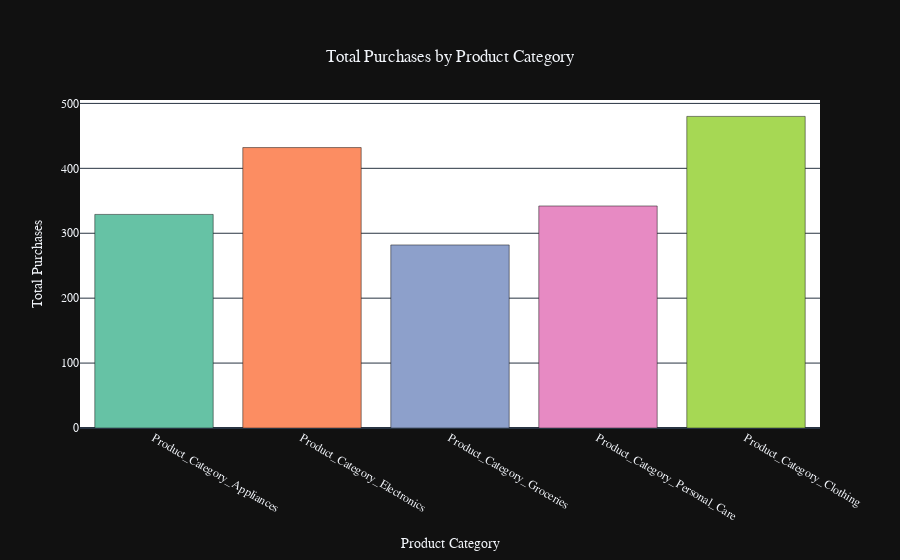

This figure's notebook cell:
### Code cell
# Step 1: Load your dataset (ensure the correct path to the CSV)
graph = pd.read_csv("Dataset.csv", encoding="ISO-8859-1")

# Step 2: Select the relevant product category columns
product_columns = [
    'Product_Category_Appliances',
    'Product_Category_Electronics',
    'Product_Category_Groceries',
    'Product_Category_Personal_Care',
    'Product_Category_Clothing'
]

# Step 3: Convert 'YES' to 1 and 'NO' to 0 for the product categories (if needed)
graph[product_columns] = graph[product_columns].replace({'YES': 1, 'NO': 0})

# Step 4: Sum the values for each product category
category_totals = graph[product_columns].sum()

# Step 5: Create a bar chart using Plotly
fig = px.bar(
    x=category_totals.index, 
    y=category_totals.values,
    labels={'x': 'Product Category', 'y': 'Total Purchases'},
    title="Total Purchases by Product Category",
    color=category_totals.index,
    color_discrete_sequence=px.colors.qualitative.Set2
)

# Step 6: Customize the aesthetics
fig.update_layout(
    title={'x': 0.5, 'xanchor': 'center', 'yanchor': 'top'},
    plot_bgcolor='white',
    showlegend=False,
    template='plotly_dark',
    xaxis_title="Product Category",
    yaxis_title="Total Purchases",
    font=dict(family="Arial, sans-serif", size=12)
)

# Step 7: Display the graph
fig.show()

### Figure 1 — Plotly figure (JSON) as saved in the notebook; plotly's stock layout.template omitted (floating-point values rounded to 4 significant figures)
{"data": [{"alignmentgroup": "True", "hovertemplate": "color=Product_Category_Appliances<br>Product Category=%{x}<br>Total Purchases=%{y}<extra></extra>", "legendgroup": "Product_Category_Appliances", "marker": {"color": "rgb(102,194,165)", "pattern": {"shape": ""}}, "name": "Product_Category_Appliances", "offsetgroup": "Product_Category_Appliances", "orientation": "v", "showlegend": true, "textposition": "auto", "type": "bar", "x": ["Product_Category_Appliances"], "xaxis": "x", "y": [329], "yaxis": "y"}, {"alignmentgroup": "True", "hovertemplate": "color=Product_Category_Electronics<br>Product Category=%{x}<br>Total Purchases=%{y}<extra></extra>", "legendgroup": "Product_Category_Electronics", "marker": {"color": "rgb(252,141,98)", "pattern": {"shape": ""}}, "name": "Product_Category_Electronics", "offsetgroup": "Product_Category_Electronics", "orientation": "v", "showlegend": true, "textposition": "auto", "type": "bar", "x": ["Product_Category_Electronics"], "xaxis": "x", "y": [432], "yaxis": "y"}, {"alignmentgroup": "True", "hovertemplate": "color=Product_Category_Groceries<br>Product Category=%{x}<br>Total Purchases=%{y}<extra></extra>", "legendgroup": "Product_Category_Groceries", "marker": {"color": "rgb(141,160,203)", "pattern": {"shape": ""}}, "name": "Product_Category_Groceries", "offsetgroup": "Product_Category_Groceries", "orientation": "v", "showlegend": true, "textposition": "auto", "type": "bar", "x": ["Product_Category_Groceries"], "xaxis": "x", "y": [282], "yaxis": "y"}, {"alignmentgroup": "True", "hovertemplate": "color=Product_Category_Personal_Care<br>Product Category=%{x}<br>Total Purchases=%{y}<extra></extra>", "legendgroup": "Product_Category_Personal_Care", "marker": {"color": "rgb(231,138,195)", "pattern": {"shape": ""}}, "name": "Product_Category_Personal_Care", "offsetgroup": "Product_Category_Personal_Care", "orientation": "v", "showlegend": true, "textposition": "auto", "type": "bar", "x": ["Product_Category_Personal_Care"], "xaxis": "x", "y": [342], "yaxis": "y"}, {"alignmentgroup": "True", "hovertemplate": "color=Product_Category_Clothing<br>Product Category=%{x}<br>Total Purchases=%{y}<extra></extra>", "legendgroup": "Product_Category_Clothing", "marker": {"color": "rgb(166,216,84)", "pattern": {"shape": ""}}, "name": "Product_Category_Clothing", "offsetgroup": "Product_Category_Clothing", "orientation": "v", "showlegend": true, "textposition": "auto", "type": "bar", "x": ["Product_Category_Clothing"], "xaxis": "x", "y": [480], "yaxis": "y"}], "layout": {"barmode": "relative", "font": {"family": "Arial, sans-serif", "size": 12}, "legend": {"title": {"text": "color"}, "tracegroupgap": 0}, "plot_bgcolor": "white", "showlegend": false, "title": {"text": "Total Purchases by Product Category", "x": 0.5, "xanchor": "center", "yanchor": "top"}, "xaxis": {"anchor": "y", "domain": [0, 1], "title": {"text": "Product Category"}}, "yaxis": {"anchor": "x", "domain": [0, 1], "title": {"text": "Total Purchases"}}}}
